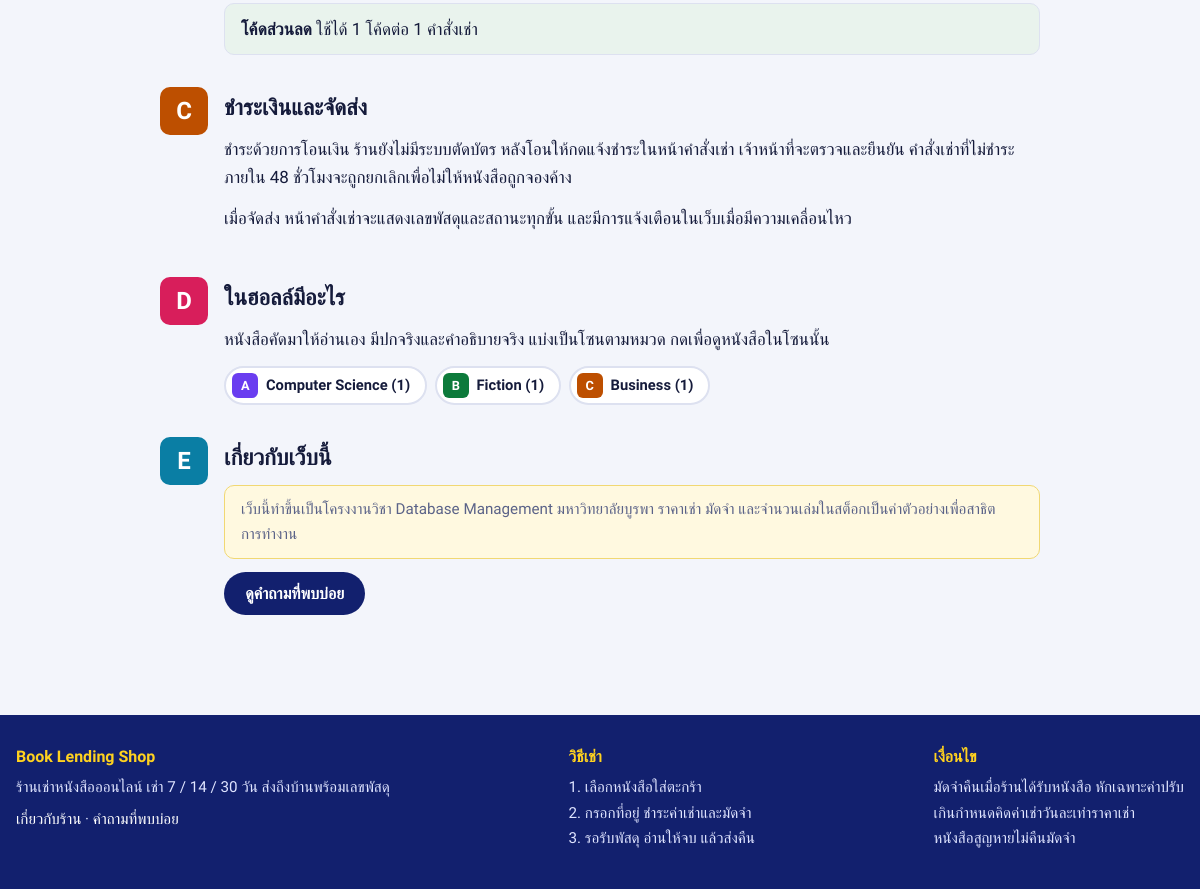
Page /about.php (lower part) on the earlier database version.
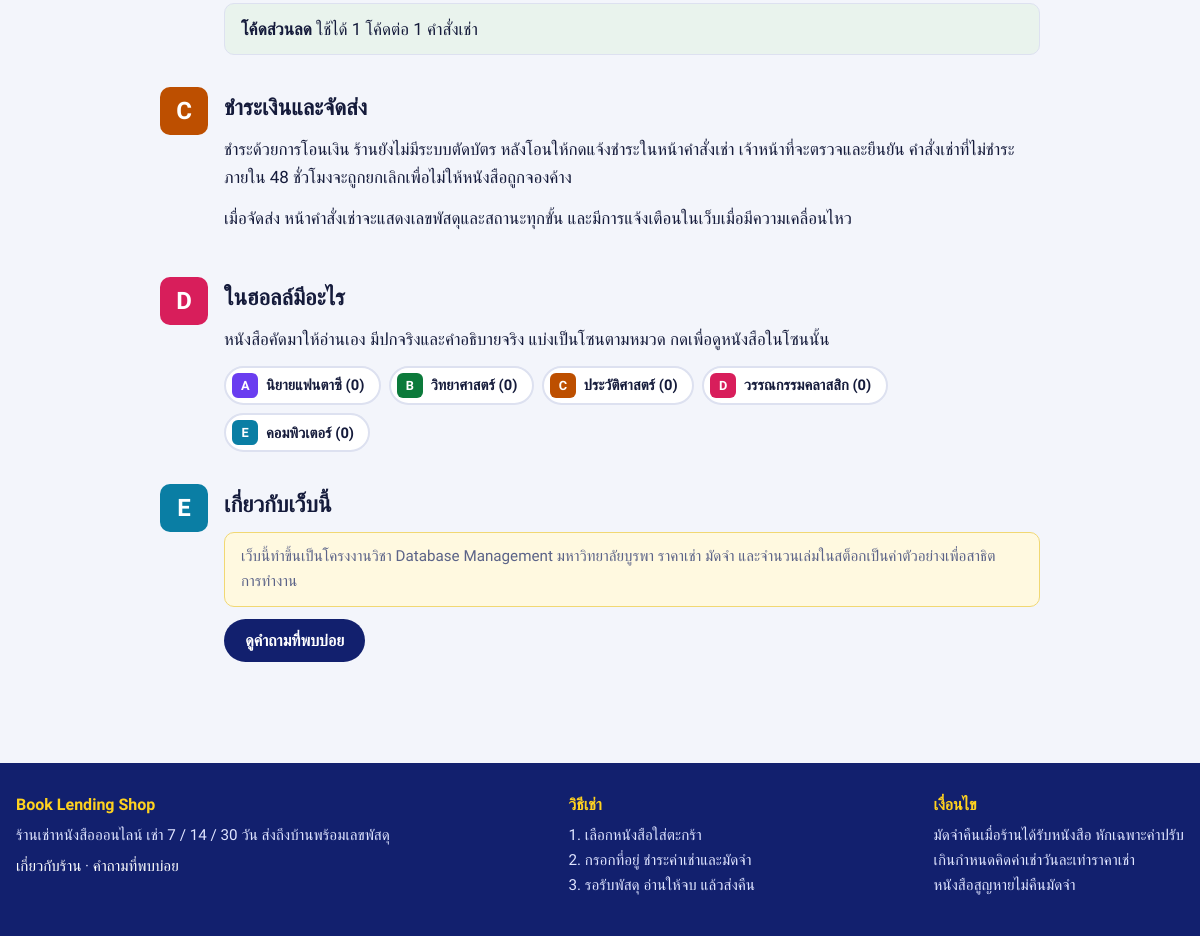
Same page on the later database version.
### tables this page shows
CREATE TABLE IF NOT EXISTS lib_categories (
  category_id INT UNSIGNED NOT NULL AUTO_INCREMENT,
  name        VARCHAR(80) NOT NULL,
  PRIMARY KEY (category_id),
  UNIQUE KEY uq_lib_categories_name (name)
);

### auth.php (called while the page is built, shortened)
<?php
require __DIR__ . '/includes/helpers.php';
function h($v) { return htmlspecialchars((string)$v, ENT_QUOTES, 'UTF-8'); }

### includes/helpers.php (called while the page is built, shortened)
<?php
function zone_of($categoryId) { return (((int)$categoryId - 1) % 5 + 5) % 5 + 1; }
function zone_class($categoryId) { return 'z' . zone_of($categoryId); }
function zone_letter($categoryId) { return chr(64 + zone_of($categoryId)); }

### about.php (the view, shortened to what this page needs)
<?php
require 'auth.php'; require 'config/db.php';
$cats = [];
$res = mysqli_query($conn, 'SELECT c.category_id, c.name, COUNT(b.book_id) FROM lib_categories c LEFT JOIN lib_books b ON b.category_id = c.category_id GROUP BY c.category_id, c.name ORDER BY c.category_id');
while ($res && ($row = mysqli_fetch_row($res))) $cats[] = $row;
$pageTitle = 'เกี่ยวกับร้าน'; $pageCss = ['platform'];
require 'includes/header.php';
?>
<div class="info-page">
  <section class="sec z2" aria-labelledby="s-rules"><span class="sec-mark" aria-hidden="true">B</span><h2 id="s-rules">กติกาที่ควรรู้</h2>
    <div class="sec-body"><ul class="rules">
      <li><b>โค้ดส่วนลด</b> ใช้ได้ 1 โค้ดต่อ 1 คำสั่งเช่า</li>
    </ul></div>
  </section>
  <section class="sec z3" aria-labelledby="s-pay"><span class="sec-mark" aria-hidden="true">C</span><h2 id="s-pay">ชำระเงินและจัดส่ง</h2>
    <div class="sec-body">
      <p>ชำระด้วยการโอนเงิน ร้านยังไม่มีระบบตัดบัตร หลังโอนให้กดแจ้งชำระในหน้าคำสั่งเช่า เจ้าหน้าที่จะตรวจและยืนยัน คำสั่งเช่าที่ไม่ชำระภายใน 48 ชั่วโมงจะถูกยกเลิกเพื่อไม่ให้หนังสือถูกจองค้าง</p>
      <p>เมื่อจัดส่ง หน้าคำสั่งเช่าจะแสดงเลขพัสดุและสถานะทุกขั้น และมีการแจ้งเตือนในเว็บเมื่อมีความเคลื่อนไหว</p>
    </div>
  </section>
  <section class="sec z4" aria-labelledby="s-books"><span class="sec-mark" aria-hidden="true">D</span><h2 id="s-books">ในฮอลล์มีอะไร</h2>
    <div class="sec-body">
      <p>หนังสือคัดมาให้อ่านเอง มีปกจริงและคำอธิบายจริง แบ่งเป็นโซนตามหมวด กดเพื่อดูหนังสือในโซนนั้น</p>
      <?php if ($cats): ?><ul class="zone-links">
      <?php foreach ($cats as $c): ?><li><a class="<?= h(zone_class($c[0])) ?>" href="index.php?category=<?= (int)$c[0] ?>"><b><?= h(zone_letter($c[0])) ?></b><?= h($c[1]) ?> (<?= (int)$c[2] ?>)</a></li><?php endforeach; ?>
      </ul><?php endif; ?>
    </div>
  </section>
  <section class="sec z5" aria-labelledby="s-note"><span class="sec-mark" aria-hidden="true">E</span><h2 id="s-note">เกี่ยวกับเว็บนี้</h2>
    <div class="sec-body">
      <p class="note">เว็บนี้ทำขึ้นเป็นโครงงานวิชา Database Management มหาวิทยาลัยบูรพา ราคาเช่า มัดจำ และจำนวนเล่มในสต็อกเป็นค่าตัวอย่างเพื่อสาธิตการทำงาน</p>
      <p><a class="btn btn-primary" href="faq.php">ดูคำถามที่พบบ่อย</a></p>
    </div>
  </section>
</div>
<?php require 'includes/footer.php'; ?>

### includes/header.php (shortened to what this page needs)
<?php if (!function_exists('h')) { http_response_code(403); exit; }
$v = function ($file) { return (int)@filemtime(__DIR__ . '/../' . $file); };
?>
<!DOCTYPE html>
<html lang="th">
<head>
  <link rel="stylesheet" href="assets/css/app.css?v=<?= $v('assets/css/app.css') ?>">
<?php foreach ((array)($pageCss ?? []) as $css): $css = preg_replace('/[^a-z0-9-]/', '', $css); ?>
  <link rel="stylesheet" href="assets/css/<?= h($css) ?>.css?v=<?= $v('assets/css/' . $css . '.css') ?>">
<?php endforeach; ?>
</head>
<body>
<main id="main" class="container">

### includes/footer.php (shortened to what this page needs)
</main>
<footer class="footer">
  <div class="footer-in">
    <div><h4>Book Lending Shop</h4><p>ร้านเช่าหนังสือออนไลน์ เช่า 7 / 14 / 30 วัน ส่งถึงบ้านพร้อมเลขพัสดุ</p><p><a href="about.php">เกี่ยวกับร้าน</a> &middot; <a href="faq.php">คำถามที่พบบ่อย</a></p></div>
    <div><h4>วิธีเช่า</h4><p>1. เลือกหนังสือใส่ตะกร้า<br>2. กรอกที่อยู่ ชำระค่าเช่าและมัดจำ<br>3. รอรับพัสดุ อ่านให้จบ แล้วส่งคืน</p></div>
    <div><h4>เงื่อนไข</h4><p>มัดจำคืนเมื่อร้านได้รับหนังสือ หักเฉพาะค่าปรับ<br>เกินกำหนดคิดค่าเช่าวันละเท่าราคาเช่า<br>หนังสือสูญหายไม่คืนมัดจำ</p></div>
  </div>
</footer>
</body>
</html>

### assets/css/app.css (style rules this page uses)
:root { --ink: #12206e; --ink-2: #2c3a8c; --floor: #f3f5fb; --card: #ffffff; --text: #151b3b; --muted: #5b6388; --line: #dde1f0; --line-2: #c8cee6; --field: #7a84b4; --yellow: #ffd21f; --yellow-ink: #3a2c00; --red: #d62a25; --red-dark: #b01f1b; --blue-soft: #e6eafb; --ok: #0f7a3d; --ok-soft: #e1f4e8; --warn: #9a5200; --warn-soft: #fff1d6; --bad: #b3261e; --bad-soft: #fde7e5; --info-soft: #e6eafb; --z1: #6a3df0; --z2: #0c7a3b; --z3: #bd4f00; --z4: #d81e5b; --z5: #0a7ea4; --radius: 14px; --radius-s: 8px; --shadow: 0 1px 2px rgba(18, 32, 110, .08), 0 4px 14px rgba(18, 32, 110, .08); --shadow-lg: 0 16px 38px rgba(18, 32, 110, .2); --display: "Prompt", "Sarabun", system-ui, sans-serif; --font: "Sarabun", system-ui, -apple-system, "Segoe UI", sans-serif; --ease: cubic-bezier(.2, .8, .2, 1); color-scheme: light; }
*, *::before, *::after { box-sizing: border-box; }
html { -webkit-text-size-adjust: 100%; scroll-behavior: smooth; scrollbar-color: var(--line-2) var(--floor); }
body { margin: 0; min-height: 100vh; display: flex; flex-direction: column; font: 400 1.0625rem/1.65 var(--font); color: var(--text); background: var(--floor); }
a { color: var(--ink-2); text-decoration: none; text-underline-offset: .2em; }
h1, h2, h3, h4 { font-family: var(--display); margin: 0 0 .5rem; line-height: 1.25; font-weight: 700; text-wrap: balance; color: var(--text); }
h2 { font-size: 1.4rem; }
p { margin: 0 0 .8rem; text-wrap: pretty; }
.container { width: 100%; max-width: 1200px; margin: 0 auto; padding: 1.6rem 1rem 3.5rem; flex: 1; }
.btn { display: inline-flex; align-items: center; justify-content: center; gap: .45rem; padding: .6rem 1.2rem; border-radius: 999px; border: 2px solid transparent; font: 600 1rem var(--display); cursor: pointer; text-decoration: none !important; transition: transform .15s var(--ease), background .15s, box-shadow .15s; line-height: 1.2; }
.btn-primary { background: var(--ink); color: #fff; }
.z1 { --zc: var(--z1); }
.z2 { --zc: var(--z2); }
.z3 { --zc: var(--z3); }
.z4 { --zc: var(--z4); }
.z5 { --zc: var(--z5); }
.footer { background: var(--ink); color: #dfe4ff; margin-top: auto; }
.footer-in { max-width: 1200px; margin: 0 auto; padding: 2rem 1rem; display: flex; justify-content: space-between; gap: 1.6rem; flex-wrap: wrap; font-size: .95rem; }
.footer h4 { color: var(--yellow); font-size: 1rem; }
.footer a { color: #fff; }
.footer p { margin: 0 0 .4rem; }

### assets/css/platform.css (style rules this page uses)
.info-page { max-width: 880px; margin: 0 auto; }
.sec { display: grid; grid-template-columns: 3rem minmax(0, 1fr); gap: 0 1rem; margin: 2rem 0; }
.sec-mark { width: 3rem; height: 3rem; border-radius: 10px; background: var(--zc); color: #fff; display: grid; place-items: center; font: 800 1.5rem var(--display); }
.sec h2 { margin: .35rem 0 .6rem; }
.sec-body { grid-column: 2; }
.rules { list-style: none; margin: 0; padding: 0; display: grid; gap: .6rem; }
.rules li { background: var(--card); border: 1px solid var(--line); border-radius: 10px; padding: .7rem 1rem; background: color-mix(in srgb, var(--zc, var(--ink)) 9%, var(--card)); }
.rules b { font-family: var(--display); }
.zone-links { display: flex; flex-wrap: wrap; gap: .5rem; list-style: none; margin: .5rem 0 0; padding: 0; }
.zone-links li { max-width: 100%; }
.zone-links a { max-width: 100%; overflow-wrap: anywhere; display: inline-flex; align-items: center; gap: .5rem; padding: .3rem .9rem .3rem .4rem; border-radius: 999px; border: 2px solid var(--line); background: var(--card); color: var(--text); font: 600 .92rem var(--display); }
.zone-links b { display: grid; place-items: center; width: 1.6rem; height: 1.6rem; border-radius: 6px; background: var(--zc); color: #fff; font-size: .8rem; }
.note { border: 1px solid color-mix(in srgb, var(--yellow) 60%, var(--line)); background: color-mix(in srgb, var(--yellow) 14%, var(--card)); padding: .7rem 1rem; border-radius: 10px; color: var(--muted); font-size: .95rem; }

Differences in the rows shown:
changed lib_categories: name "Computer Science" → "นิยายแฟนตาซี"; c "1" → "0"
changed lib_categories: name "Fiction" → "วิทยาศาสตร์"; c "1" → "0"
changed lib_categories: name "Business" → "ประวัติศาสตร์"; c "1" → "0"
added lib_categories: category_id "D", name "วรรณกรรมคลาสสิก", c "0"
added lib_categories: category_id "E", name "คอมพิวเตอร์", c "0"
